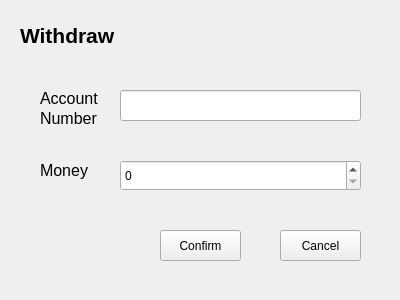
<?xml version="1.0" encoding="UTF-8"?>
<ui version="4.0">
 <class>withdrawWidget</class>
 <widget class="QWidget" name="withdrawWidget">
  <property name="geometry">
   <rect>
    <x>0</x>
    <y>0</y>
    <width>400</width>
    <height>300</height>
   </rect>
  </property>
  <property name="windowTitle">
   <string>Form</string>
  </property>
  <widget class="QLabel" name="label_5">
   <property name="geometry">
    <rect>
     <x>20</x>
     <y>20</y>
     <width>211</width>
     <height>31</height>
    </rect>
   </property>
   <property name="font">
    <font>
     <pointsize>16</pointsize>
     <bold>true</bold>
    </font>
   </property>
   <property name="text">
    <string>Withdraw</string>
   </property>
  </widget>
  <widget class="QPushButton" name="pushButton_wconfirm">
   <property name="geometry">
    <rect>
     <x>160</x>
     <y>230</y>
     <width>81</width>
     <height>31</height>
    </rect>
   </property>
   <property name="text">
    <string>Confirm</string>
   </property>
  </widget>
  <widget class="QPushButton" name="pushButton_wcancel">
   <property name="geometry">
    <rect>
     <x>280</x>
     <y>230</y>
     <width>81</width>
     <height>31</height>
    </rect>
   </property>
   <property name="text">
    <string>Cancel</string>
   </property>
  </widget>
  <widget class="QLineEdit" name="lineEdit_wa">
   <property name="geometry">
    <rect>
     <x>120</x>
     <y>90</y>
     <width>241</width>
     <height>31</height>
    </rect>
   </property>
  </widget>
  <widget class="QLabel" name="label_6">
   <property name="geometry">
    <rect>
     <x>40</x>
     <y>160</y>
     <width>71</width>
     <height>21</height>
    </rect>
   </property>
   <property name="font">
    <font>
     <pointsize>12</pointsize>
    </font>
   </property>
   <property name="text">
    <string>Money</string>
   </property>
  </widget>
  <widget class="QLabel" name="label_3">
   <property name="geometry">
    <rect>
     <x>40</x>
     <y>90</y>
     <width>71</width>
     <height>16</height>
    </rect>
   </property>
   <property name="font">
    <font>
     <pointsize>12</pointsize>
    </font>
   </property>
   <property name="text">
    <string>Account</string>
   </property>
  </widget>
  <widget class="QLabel" name="label_4">
   <property name="geometry">
    <rect>
     <x>40</x>
     <y>110</y>
     <width>71</width>
     <height>16</height>
    </rect>
   </property>
   <property name="font">
    <font>
     <pointsize>12</pointsize>
    </font>
   </property>
   <property name="text">
    <string>Number</string>
   </property>
  </widget>
  <widget class="QSpinBox" name="spinBox_wm">
   <property name="geometry">
    <rect>
     <x>120</x>
     <y>160</y>
     <width>241</width>
     <height>31</height>
    </rect>
   </property>
  </widget>
 </widget>
 <resources/>
 <connections/>
</ui>
